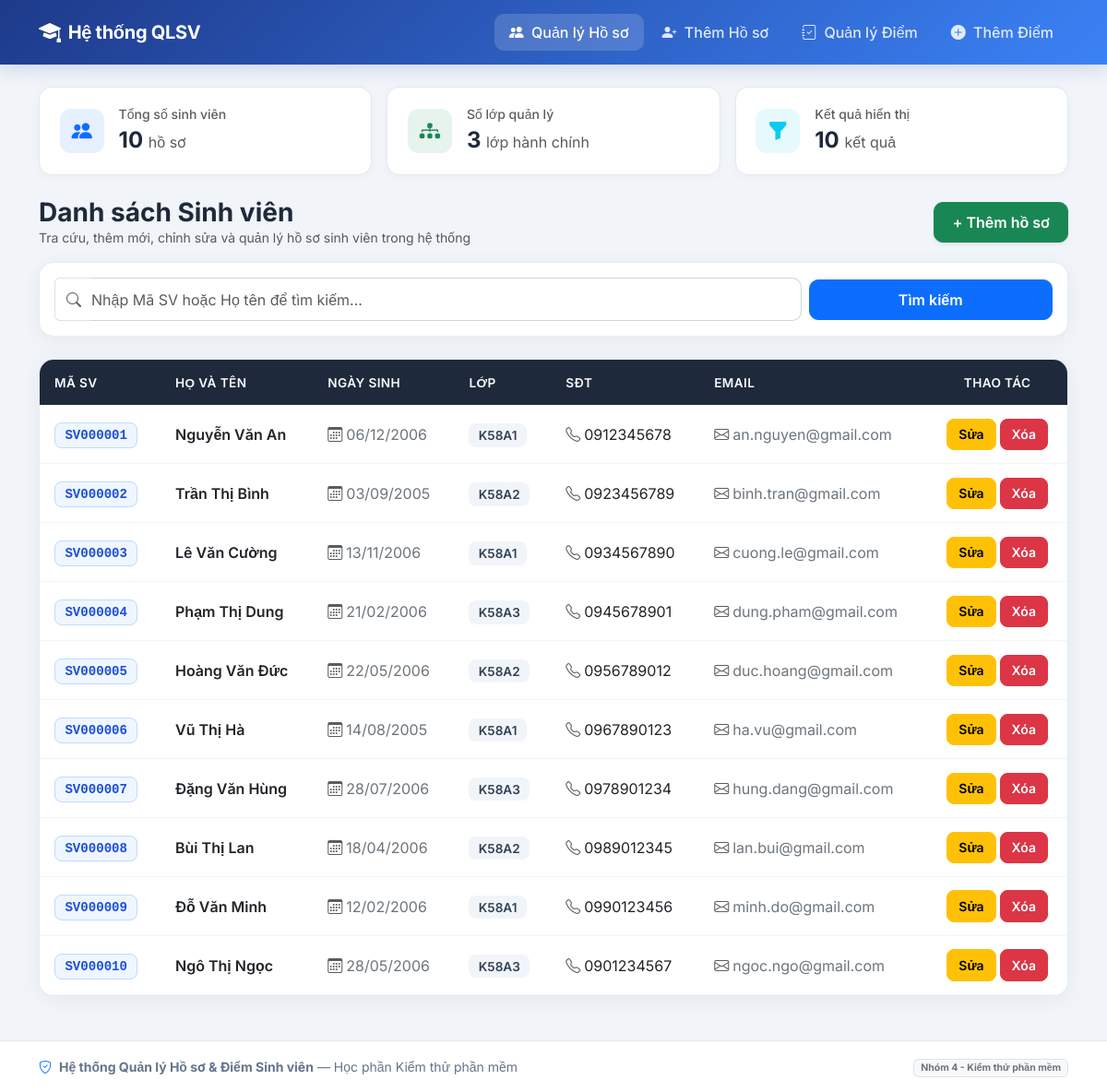
The page / on the database its author committed.
### tables this page shows
CREATE TABLE `sinhvien` (
  `ma_sv` varchar(20) NOT NULL,
  `ho_ten` varchar(100) NOT NULL,
  `ngay_sinh` date NOT NULL,
  `so_dien_thoai` varchar(15) NOT NULL,
  `lop` varchar(50) NOT NULL,
  `email` varchar(100) NOT NULL
);

### index.php (the view, shortened to what this page needs)
<?php
require_once 'db.php';
include 'header.php';
$search = isset($_GET['search']) ? trim($_GET['search']) : '';
$query = "SELECT * FROM sinhvien";
$params = [];
$query .= " ORDER BY ma_sv ASC";
$stmt = $pdo->prepare($query);
$stmt->execute($params);
$sinh_viens = $stmt->fetchAll(PDO::FETCH_ASSOC);
$total_sv = $pdo->query("SELECT COUNT(*) FROM sinhvien")->fetchColumn();
$total_lop = $pdo->query("SELECT COUNT(DISTINCT lop) FROM sinhvien")->fetchColumn();
?>
<div class="row g-3 mb-4">
    <div class="col-md-4">
        <div class="stat-card">
            <div class="stat-icon bg-primary bg-opacity-10 text-primary">
                <i class="bi bi-people-fill"></i>
            </div>
            <div>
                <div class="text-muted small fw-medium">Tổng số sinh viên</div>
                <div class="fs-4 fw-bold"><?= $total_sv ?> <span class="fs-6 fw-normal text-muted">hồ sơ</span></div>
            </div>
        </div>
    </div>
    <div class="col-md-4">
        <div class="stat-card">
            <div class="stat-icon bg-success bg-opacity-10 text-success">
                <i class="bi bi-diagram-3-fill"></i>
            </div>
            <div>
                <div class="text-muted small fw-medium">Số lớp quản lý</div>
                <div class="fs-4 fw-bold"><?= $total_lop ?> <span class="fs-6 fw-normal text-muted">lớp hành chính</span></div>
            </div>
        </div>
    </div>
    <div class="col-md-4">
        <div class="stat-card">
            <div class="stat-icon bg-info bg-opacity-10 text-info">
                <i class="bi bi-funnel-fill"></i>
            </div>
            <div>
                <div class="text-muted small fw-medium">Kết quả hiển thị</div>
                <div class="fs-4 fw-bold"><?= count($sinh_viens) ?> <span class="fs-6 fw-normal text-muted">kết quả</span></div>
            </div>
        </div>
    </div>
</div>
<div class="d-flex flex-wrap justify-content-between align-items-center mb-3 gap-2">
    <div>
        <h2 class="fw-bold mb-0 fs-3">Danh sách Sinh viên</h2>
        <p class="text-muted small mb-0">Tra cứu, thêm mới, chỉnh sửa và quản lý hồ sơ sinh viên trong hệ thống</p>
    </div>
    <a href="add_student.php" id="btnThemHoSoMoi" class="btn btn-success shadow-sm">
        + Thêm hồ sơ
    </a>
</div>
<div class="card-modern p-3 mb-4">
    <form method="GET" action="index.php" class="row g-2 align-items-center">
        <div class="col-md-9">
            <div class="input-group">
                <span class="input-group-text bg-white border-end-0 text-muted">
                    <i class="bi bi-search"></i>
                </span>
                <input type="text" id="search" name="search" class="form-control border-start-0 ps-0" placeholder="Nhập Mã SV hoặc Họ tên để tìm kiếm..." value="<?= htmlspecialchars($search) ?>">
            </div>
        </div>
        <div class="col-md-3 d-flex gap-2">
            <button type="submit" id="btnTimKiem" class="btn btn-primary w-100">Tìm kiếm</button>
        </div>
    </form>
</div>
<div class="card-modern overflow-hidden">
    <div class="table-responsive">
        <table class="table table-modern table-hover align-middle mb-0" id="tableSinhVien">
            <thead>
                <tr>
                    <th>Mã SV</th>
                    <th>Họ và Tên</th>
                    <th>Ngày Sinh</th>
                    <th>Lớp</th>
                    <th>SĐT</th>
                    <th>Email</th>
                    <th class="text-center">Thao tác</th>
                </tr>
            </thead>
            <tbody>
                <?php if (count($sinh_viens) > 0): ?>
                    <?php foreach ($sinh_viens as $sv): ?>
                        <tr>
                            <td><span class="code-badge"><?= htmlspecialchars($sv['ma_sv']) ?></span></td>
                            <td class="fw-semibold text-dark"><?= htmlspecialchars($sv['ho_ten']) ?></td>
                            <td class="text-secondary">
                                <i class="bi bi-calendar3 me-1 text-muted"></i><?= date('d/m/Y', strtotime($sv['ngay_sinh'])) ?>
                            </td>
                            <td><span class="class-badge"><?= htmlspecialchars($sv['lop']) ?></span></td>
                            <td>
                                <i class="bi bi-telephone me-1 text-muted"></i><?= htmlspecialchars($sv['so_dien_thoai']) ?>
                            </td>
                            <td class="text-secondary">
                                <i class="bi bi-envelope me-1 text-muted"></i><?= htmlspecialchars($sv['email']) ?>
                            </td>
                            <td class="text-center">
                                <div class="d-inline-flex gap-1">
                                    <a href="edit_student.php?id=<?= urlencode($sv['ma_sv']) ?>" class="btn btn-sm btn-warning">Sửa</a>
                                    <button type="button" class="btn btn-sm btn-danger" onclick="confirmDelete('<?= htmlspecialchars($sv['ma_sv']) ?>')">Xóa</button>
                                </div>
                            </td>
                        </tr>
                    <?php endforeach; ?>
                <?php else: ?>
                    <tr>
                        <td colspan="7" class="text-center text-danger py-4 fw-semibold">Không có hồ sơ nào phù hợp</td>
                    </tr>
                <?php endif; ?>
            </tbody>
        </table>
    </div>
</div>
<?php include 'footer.php'; ?>

### header.php (style rules this page uses)
:root { --primary-gradient: linear-gradient(135deg, #1e3a8a 0%, #3b82f6 100%); --surface-bg: #f1f5f9; --card-radius: 16px; }
body { font-family: 'Inter', sans-serif; background-color: var(--surface-bg); color: #1e293b; min-height: 100vh; display: flex; flex-direction: column; }
.card-modern { background: #ffffff; border: 1px solid rgba(226, 232, 240, 0.8); border-radius: var(--card-radius); box-shadow: 0 4px 24px rgba(15, 23, 42, 0.05); }
.stat-card { background: #ffffff; border-radius: 14px; padding: 1.15rem 1.35rem; border: 1px solid #e2e8f0; box-shadow: 0 2px 10px rgba(15, 23, 42, 0.03); display: flex; align-items: center; gap: 1rem; transition: transform 0.2s ease; }
.stat-icon { width: 48px; height: 48px; border-radius: 12px; display: flex; align-items: center; justify-content: center; font-size: 1.4rem; }
.table-modern thead th { background-color: #1e293b; color: #f8fafc; font-weight: 600; font-size: 0.85rem; text-transform: uppercase; letter-spacing: 0.4px; border: none; padding: 0.9rem 1rem; }
.table-modern tbody td { padding: 0.9rem 1rem; vertical-align: middle; border-color: #f1f5f9; }
.code-badge { font-family: 'Courier New', Courier, monospace; font-weight: 700; background: #eff6ff; color: #1d4ed8; padding: 0.3rem 0.65rem; border-radius: 8px; font-size: 0.88rem; border: 1px solid #bfdbfe; }
.class-badge { background: #f1f5f9; color: #334155; font-weight: 600; padding: 0.3rem 0.65rem; border-radius: 8px; font-size: 0.85rem; }
.form-control { border-radius: 10px; padding: 0.65rem 0.95rem; border: 1px solid #cbd5e1; transition: all 0.2s ease; }
.btn { border-radius: 10px; font-weight: 600; padding: 0.55rem 1.2rem; transition: all 0.2s ease; }
.btn-sm { border-radius: 8px; padding: 0.35rem 0.75rem; }

### rows shown on the page
sinhvien: ma_sv "SV000001", ho_ten "Nguyễn Văn An", ngay_sinh "06/12/2006", lop "K58A1", so_dien_thoai "0912345678", email "an.nguyen@gmail.com"
sinhvien: ma_sv "SV000002", ho_ten "Trần Thị Bình", ngay_sinh "03/09/2005", lop "K58A2", so_dien_thoai "0923456789", email "binh.tran@gmail.com"
sinhvien: ma_sv "SV000003", ho_ten "Lê Văn Cường", ngay_sinh "13/11/2006", lop "K58A1", so_dien_thoai "0934567890", email "cuong.le@gmail.com"
sinhvien: ma_sv "SV000004", ho_ten "Phạm Thị Dung", ngay_sinh "21/02/2006", lop "K58A3", so_dien_thoai "0945678901", email "dung.pham@gmail.com"
sinhvien: ma_sv "SV000005", ho_ten "Hoàng Văn Đức", ngay_sinh "22/05/2006", lop "K58A2", so_dien_thoai "0956789012", email "duc.hoang@gmail.com"
sinhvien: ma_sv "SV000006", ho_ten "Vũ Thị Hà", ngay_sinh "14/08/2005", lop "K58A1", so_dien_thoai "0967890123", email "ha.vu@gmail.com"
sinhvien: ma_sv "SV000007", ho_ten "Đặng Văn Hùng", ngay_sinh "28/07/2006", lop "K58A3", so_dien_thoai "0978901234", email "hung.dang@gmail.com"
sinhvien: ma_sv "SV000008", ho_ten "Bùi Thị Lan", ngay_sinh "18/04/2006", lop "K58A2", so_dien_thoai "0989012345", email "lan.bui@gmail.com"
sinhvien: ma_sv "SV000009", ho_ten "Đỗ Văn Minh", ngay_sinh "12/02/2006", lop "K58A1", so_dien_thoai "0990123456", email "minh.do@gmail.com"
sinhvien: ma_sv "SV000010", ho_ten "Ngô Thị Ngọc", ngay_sinh "28/05/2006", lop "K58A3", so_dien_thoai "0901234567", email "ngoc.ngo@gmail.com"

### other values the page prints
$total_sv "10"
$total_lop "3"
count($sinh_viens) "10"
